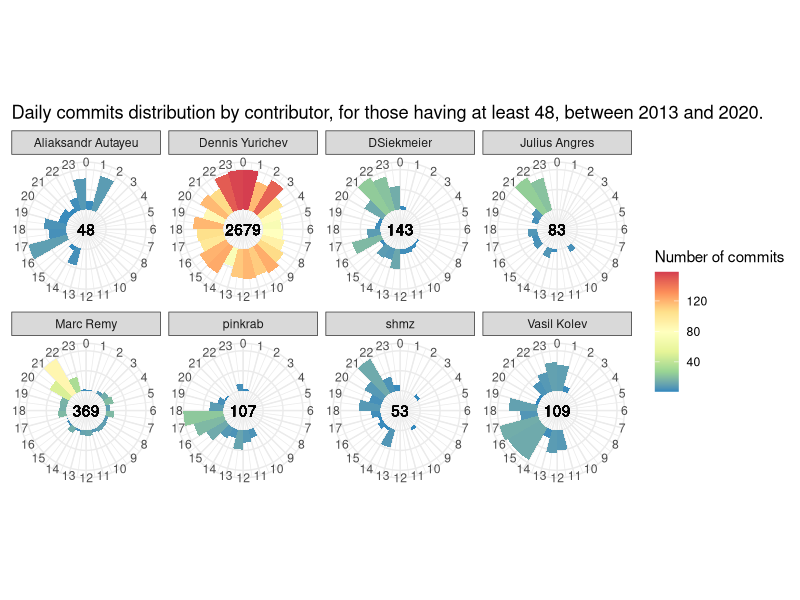

R code for this plot:
library(dplyr, warn.conflicts = FALSE)
library(ggplot2)
library(viridis)

# The data
hdc <- data.frame(read.delim("re4b_commits.csv", sep=";", header = TRUE))

# Nous filtrons ici les auteurs avec au moins 48 commits, et cherchons
# We keep only authors with 48+ commits, and search how they split
# during the day.
# c hold the maximum for each user, to have a separate scale.
#
hdc2 <-hdc %>% group_by(Author) %>%
  mutate(nb=n()) %>%
  filter(nb>=48) %>%
  group_by(Author,Hour) %>%
  mutate(c=n()) %>%
  group_by(Author) %>%
  mutate(p=max(c))

update_geom_defaults("text", list(colour = "black", alpha=0.3, family = theme_get()$text$family))

our_labs_title_fr <- "Répartitions des commits dans la journée par contributeur, pour ceux en ayant au moins 48, entre 2013 et 2020."
our_labs_title_en <- "Daily commits distribution by contributor, for those having at least 48, between 2013 and 2020."
our_palette <- "Spectral"
our_labs_y_fr <- "Nombre de commits."
our_labs_y_en <- "Number of commits"

our_labs_y <- our_labs_y_en
our_labs_title <- our_labs_title_en

# Display each user, with own scale based on his maximum,
# to have 100% for each user. The absolute number is based
# on the color.
#
g11 <- hdc2 %>%
  ungroup() %>%
  group_by(Author) %>% ggplot( aes(x=Hour ) ) +
  geom_rect( aes( fill=c, xmin=Hour, xmax=Hour+1, ymin=0, ymax=100*c/p ) ) +
  scale_x_continuous( breaks=0:23 ) +
  labs( title=our_labs_title, x=NULL, y=NULL ) +
  theme_bw() +
  theme(axis.ticks.y = element_blank(),
        axis.text.y  = element_blank(),
        panel.border = element_blank()
        ) +
  scale_fill_distiller( palette = our_palette, name = our_labs_y ) +
  coord_polar(start=0) +
  facet_wrap(. ~ Author, ncol=4) +
    geom_text( aes(label=c(nb), x=0, y=-50 ))

# Save into a PNG file
#
img_file_name <- "img_ch1.png"
img_width <- 840
img_height <- 630
png( filename=img_file_name, width=img_width, height=img_height)
g11
dev.off()

